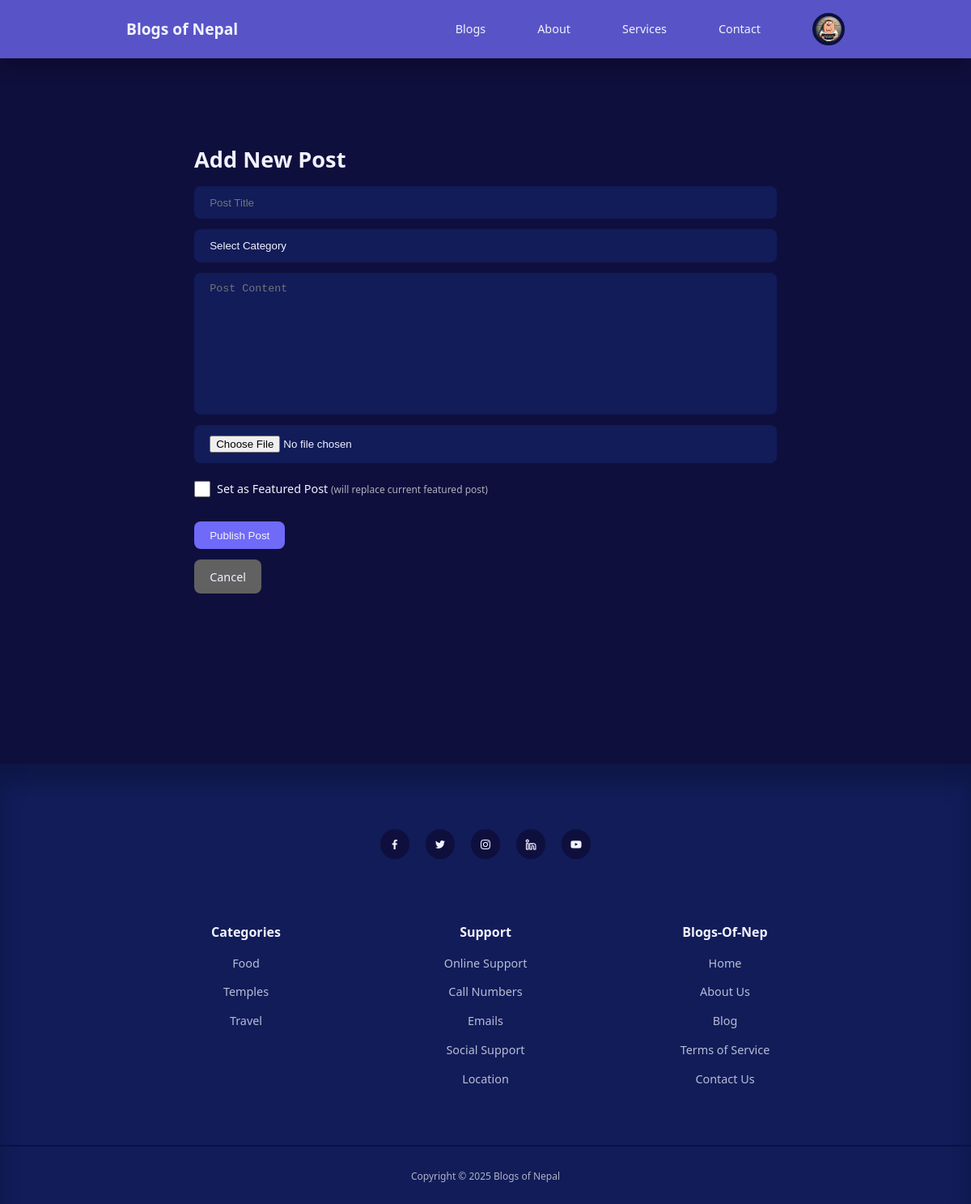
/add-post.php (signed in), run on the app's committed database.
### tables this page shows
CREATE TABLE categories (
    id INT AUTO_INCREMENT PRIMARY KEY,
    name VARCHAR(100) NOT NULL UNIQUE,
    created_at TIMESTAMP DEFAULT CURRENT_TIMESTAMP
);

### includes/functions.php (called while the page is built, shortened)
<?php
function isAdmin() {
    return isset($_SESSION['role']) && $_SESSION['role'] === 'admin';
}
function getCategories($conn) {
    $result = $conn->query("SELECT * FROM categories ORDER BY name");
    return $result->fetch_all(MYSQLI_ASSOC);
}
?>

### add-post.php (the view, shortened to what this page needs)
<?php
require_once 'includes/functions.php';
$categories = getCategories($conn);
?>
<!DOCTYPE html>
<html lang="en">
<head>
    <link rel="stylesheet" href="./style.css">
    <link rel="stylesheet" href="https://unicons.iconscout.com/release/v4.0.8/css/line.css">
</head>
<body>
    <?php include 'includes/header.php'; ?>
    <section class="form_section">
        <div class="container form_section_container" style="width: 60%;">
            <h2>Add New Post</h2>
            <form action="" method="POST" enctype="multipart/form-data">
                <input type="text" name="title" placeholder="Post Title" required
                       value="<?php echo isset($_POST['title']) ? htmlspecialchars($_POST['title']) : ''; ?>">
                <select name="category_id" required>
                    <option value="">Select Category</option>
                </select>
                <textarea name="content" rows="10" placeholder="Post Content" required><?php echo isset($_POST['content']) ? htmlspecialchars($_POST['content']) : ''; ?></textarea>
                <input type="file" name="image" accept="image/*">
                <?php if (isAdmin()): ?>
                <div style="display: flex; align-items: center; gap: 0.5rem; margin-top: 0.5rem;">
                    <input type="checkbox" name="is_featured" id="is_featured" value="1"
                           <?php echo (isset($_POST['is_featured']) && $_POST['is_featured']) ? 'checked' : ''; ?>>
                    <label for="is_featured" style="color: var(--color-white); cursor: pointer;">
                        Set as Featured Post <small style="color: var(--color-gray-200);">(will replace current featured post)</small>
                    </label>
                </div>
                <?php endif; ?>
                <button type="submit" class="btn">Publish Post</button>
                <a href="dashboard.php" class="btn" style="background: var(--color-gray-700); text-align: center;">Cancel</a>
            </form>
        </div>
    </section>
    <?php include 'includes/footer.php'; ?>
</body>
</html>

### includes/footer.php
<footer>
    <div class="footer_socials">
        <a href="https://facebook.com/" target="_blank"><i class="uil uil-facebook-f"></i></a>
        <a href="https://twitter.com/" target="_blank"><i class="uil uil-twitter"></i></a>
        <a href="https://instagram.com/" target="_blank"><i class="uil uil-instagram"></i></a>
        <a href="https://linkedin.com/" target="_blank"><i class="uil uil-linkedin-alt"></i></a>
        <a href="https://youtube.com/" target="_blank"><i class="uil uil-youtube"></i></a>
    </div>
    <div class="container footer_container">
        <article>
            <h4>Categories</h4>
            <ul>
                <?php
                $categories = getCategories($conn);
                foreach ($categories as $category):
                ?>
                    <li><a href="category.php?id=<?php echo $category['id']; ?>">
                        <?php echo htmlspecialchars($category['name']); ?>
                    </a></li>
                <?php endforeach; ?>
            </ul>
        </article>
        <article>
            <h4>Support</h4>
            <ul>
                <li><a href="contact.php">Online Support</a></li>
                <li><a href="contact.php">Call Numbers</a></li>
                <li><a href="contact.php">Emails</a></li>
                <li><a href="#">Social Support</a></li>
                <li><a href="contact.php">Location</a></li>
            </ul>
        </article>
        <article>
            <h4>Blogs-Of-Nep</h4>
            <ul>
                <li><a href="index.php">Home</a></li>
                <li><a href="about.php">About Us</a></li>
                <li><a href="blog.php">Blog</a></li>
                <li><a href="#">Terms of Service</a></li>
                <li><a href="contact.php">Contact Us</a></li>
            </ul>
        </article>
    </div>
    <div class="footer_copyright">
        <small>Copyright &copy; <?php echo date('Y'); ?> Blogs of Nepal</small>
    </div>
</footer>

### style.css (style rules this page uses)
:root { --color-primary: #6f6af8; --color-primary-light: hsl(242, 91%, 69%, 18%); --color-primary-variant: #5854c7; --color-red: #da0f3f; --color-red-light: hsl(348, 90%, 57%, 18%); --color-green: #2ecc71; --color-green-light: hsl(145, 63%, 49%, 18%); --color-gray-900: #122060cb; --color-gray-700: #616161; --color-gray-300: rgba(242, 242, 242, 0.3); --color-gray-200: rgba(242, 242, 242, 0.7); --color-white: #f2f2fe; --color-bg: #0f0f3e; --transition: all 300ms ease; --container-width-lg: 74%; --container-width-md: 88%; --form-width: 40%; --card-border-radius-1: 0.3rem; --card-border-radius-2: 0.5rem; --card-border-radius-3: 0.8rem; --card-border-radius-4: 2rem; --card-border-radius-5: 5rem; }
* { margin: 0; padding: 0; outline: 0; border: 0; appearance: none; list-style: none; text-decoration: none; box-sizing: border-box; }
body { font-family: 'Segoe UI', Tahoma, Geneva, Verdana, sans-serif; background-color: var(--color-bg); color: var(--color-gray-200); font-size: 0.9rem; line-height: 1.6; overflow-x: hidden; }
.container { width: var(--container-width-lg); max-width: 1800px; margin-inline: auto; }
section { margin-top: 3rem; width: 100vw; }
h1, h2, h3, h4, h5, h6 { color: var(--color-white); line-height: 1.3; }
h2 { font-size: 1.7rem; margin: 1rem 0; }
h4 { font-size: 1rem; }
a { color: var(--color-white); transition: var(--transition); }
.btn { display: inline-block; width: fit-content; padding: 0.6rem 1.2rem; background-color: var(--color-primary); border-radius: var(--card-border-radius-2); cursor: pointer; transition: var(--transition); color: var(--color-white); font-weight: 500; }
.form_section { display: grid; place-items: center; height: 100vh; }
.form_section_container { width: var(--form-width); }
.form_section_container h2 { margin-bottom: 1rem; }
form { display: flex; flex-direction: column; gap: 0.8rem; }
form input, form textarea, form select { width: 100%; padding: 0.8rem 1.2rem; background-color: var(--color-gray-900); border-radius: var(--card-border-radius-2); resize: none; color: var(--color-white); }
input[type="checkbox"] { appearance: auto; -webkit-appearance: checkbox; -moz-appearance: checkbox; width: 20px; height: 20px; cursor: pointer; margin: 0; }
form button { width: 100%; margin-top: 1rem; }
footer { background: var(--color-gray-900); padding: 5rem 0 0; box-shadow: inset 0 1.5rem 1.5rem rgba(0,0,0,0.2); margin-top: 6rem; }
.footer_socials { margin-inline: auto; width: fit-content; margin-bottom: 5rem; display: flex; justify-content: space-between; align-items: center; gap: 1.2rem; }
.footer_socials a { background-color: var(--color-bg); border-radius: 50%; width: 2.3rem; height: 2.3rem; display: flex; align-items: center; justify-content: center; }
.footer_container { display: grid; grid-template-columns: repeat(3, 1fr); gap: 4rem; text-align: center; max-width: 1200px; margin: 0 auto; padding: 0 2rem; }
footer h4 { color: var(--color-white); margin-bottom: 0.6rem; }
footer ul li { padding: 0.4rem 0; }
footer ul a { opacity: 0.75; }
.footer_copyright { text-align: center; padding: 1.5rem 0; border-top: 2px solid var(--color-bg); margin-top: 4rem; }

### data on the page
categories: name "Food"
categories: name "Temples"
categories: name "Travel"
